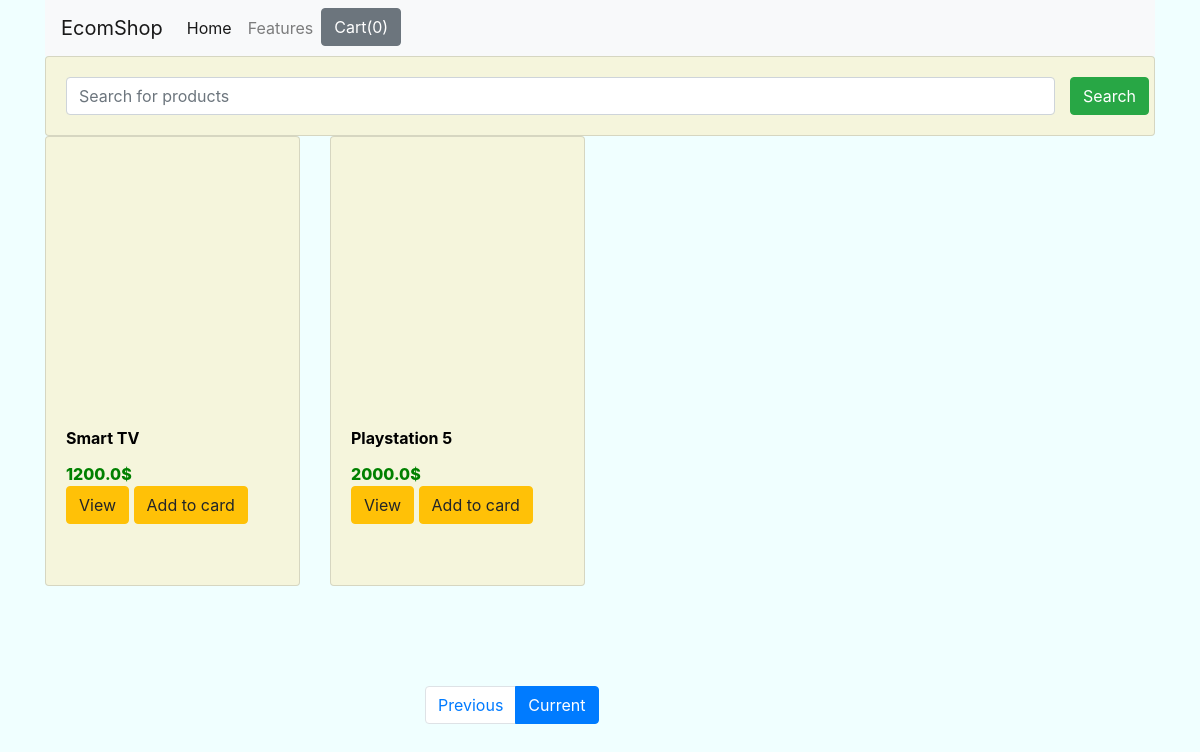
Screenshot of /?page=2 with the database file from the repository.
### shop/models.py (models this page shows, shortened)
class Products(models.Model):
    title = models.CharField(max_length=200,null=True)
    price = models.FloatField(null=True)
    discount_price = models.FloatField(null=True)
    category = models.CharField(max_length=200,null=True)
    description = models.TextField(null=True)
    image = models.CharField(max_length=300,null=True)

### shop/views.py (the view)
# urls.py: path('',views.index,name='index'),
def index(request):
    product_objects = Products.objects.all()
    item_name = request.GET.get('item_name')
    if item_name !='' and item_name is not None:
        product_objects = product_objects.filter(title__icontains=item_name)
    paginator = Paginator(product_objects,4)
    page = request.GET.get('page')
    product_objects = paginator.get_page(page)
    return render(request,'shop/index.html',{'product_objects':product_objects})

### shop/templates/shop/index.html (shortened to what this page needs)
{% load static %}
<!DOCTYPE html>
<html lang="en">
<head>
  <link rel="stylesheet" href="https://stackpath.bootstrapcdn.com/bootstrap/4.3.1/css/bootstrap.min.css"
 />
  <link rel="stylesheet" href="{% static 'shop/style.css' %}" />
</head>
<body>
  <div class="container">
    <div class="row">
      <div class="col-md-12">
        <nav class="navbar navbar-expand-lg navbar-light bg-light">
          <a class="navbar-brand" href="#">EcomShop</a>
          <div class="collapse navbar-collapse" id="navbarNav">
            <ul class="navbar-nav">
              <li class="nav-item active">
                <a class="nav-link" href="#">Home <span class="sr-only">(current)</span></a>
              </li>
              <li class="nav-item">
                <a class="nav-link" href="#">Features</a>
              </li>
              <li class="nav-item">
                <button id="cart" data-html="true" type="button" class="btn btn-secondary" data-container="body"
                  data-toggle="popover" data-placement="bottom" data-content="Vivamus
                            sagittis lacus vel augue laoreet rutrum faucibus.">
                  Cart(0)
                </button>
              </li>
            </ul>
          </div>
        </nav>
      </div>
    </div>
    <div class="row">
      <div class="col-md-12">
        <form class="card card-sm">
          <div class="card-body row no-gytters align-items-center">
            <div class="col">
              <input type="search" name="item_name" placeholder="Search for products "
                class="form-control form-control-borderless" />
            </div>
            <div class="btn btn-success" type="submit">Search</div>
          </div>
        </form>
      </div>
    </div>
    <div class="row">
      {% for product in product_objects %}
      <div class="col-md-3">
        <div style="height: 450px;" class="card main-image1">
          <div style="background: url({{product.image}}); background-size: cover; height: 60%"></div>
          <div class="card-body">
            <div id="nm{{ product.id}}" class="card-title">
              {{ product.title}}
            </div>
            <div id="price{{product.id}}" class="card-text">
              {{ product.price }}$
            </div>
            <a href="/{{ product.id}}" class="btn btn-warning">View</a>
            <button id="{{ product.id }}" class="btn atc btn-warning">
              Add to card
            </button>
          </div>
        </div>
      </div>
      {% endfor %}
    </div>
    <div class="row">
      <div class="col-md-3 offset-md-4">
        <ul class="pagination">
          {% if product_objects.has_previous %}
          <li class="page-item">
            <a class="page-link" href="?page={{ product_objects.previous_page_number }}">Previous</a>
          </li>
          {% endif %}
          <li class="page-item active">
            <a class="page-link" href="?page={{ product_objects.number }}">Current</a>
          </li>
        </ul>
      </div>
    </div>
  </div>
</body>
</html>

### shop/static/shop/style.css (style rules this page uses)
.card { background-color: beige; }
.card-text { color: green; font-weight: 800; }
body { background-color: azure; }
.card-title { color: black; font-weight: lighter; font-weight: bold; }
.pagination { margin-top: 100px; }

### rows the page displays
Products: title "Smart TV", price "1200.0"
Products: title "Playstation 5", price "2000.0"
